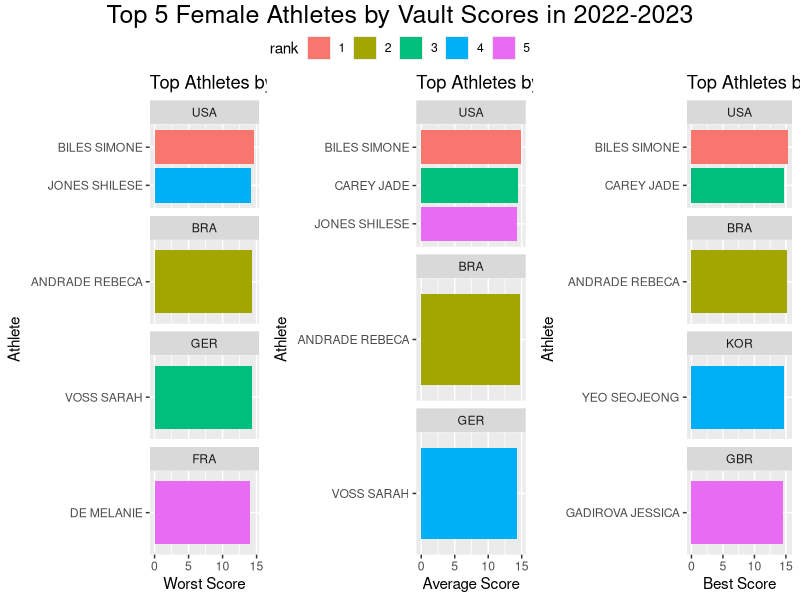
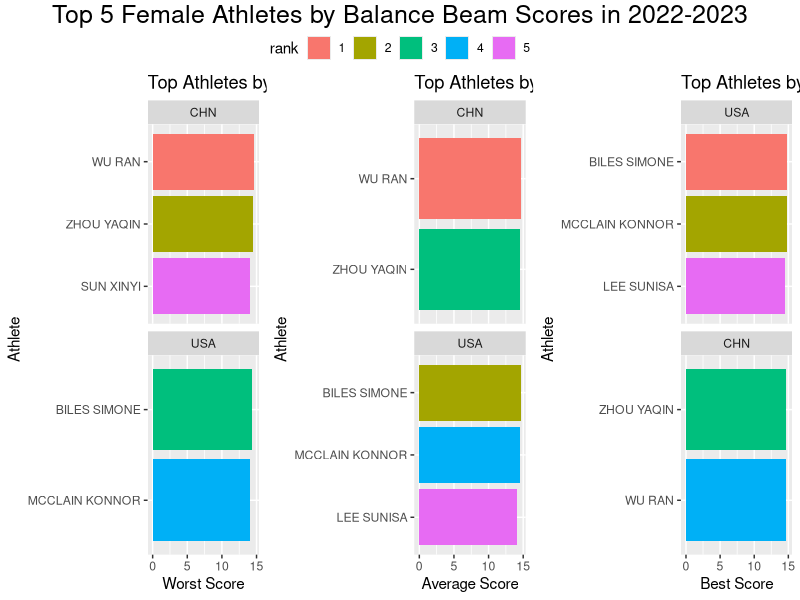
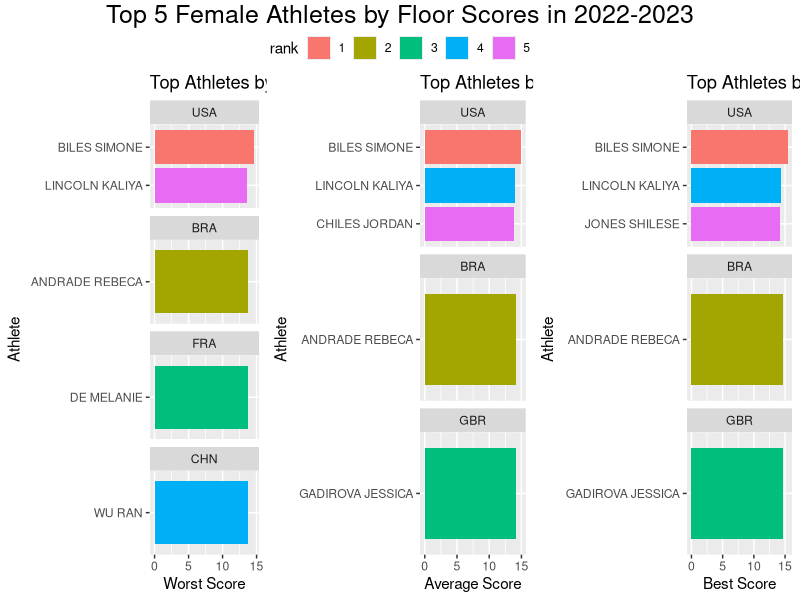
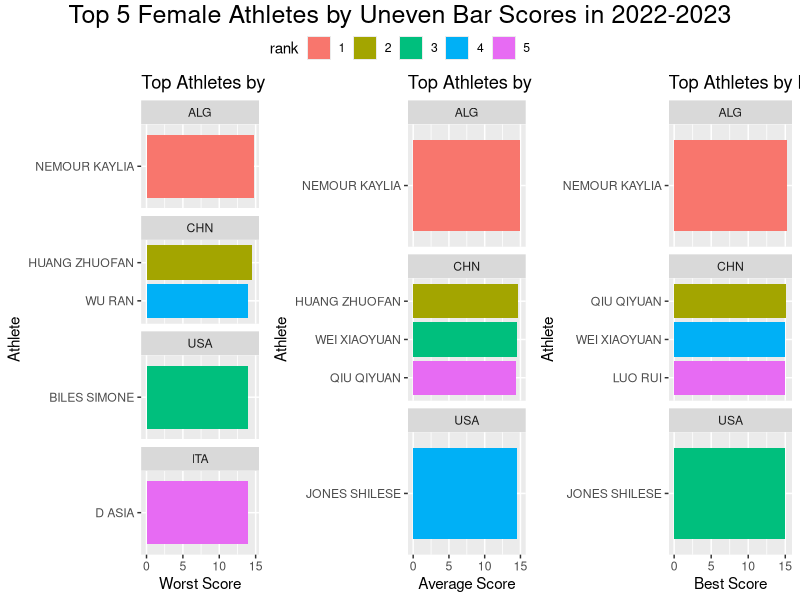
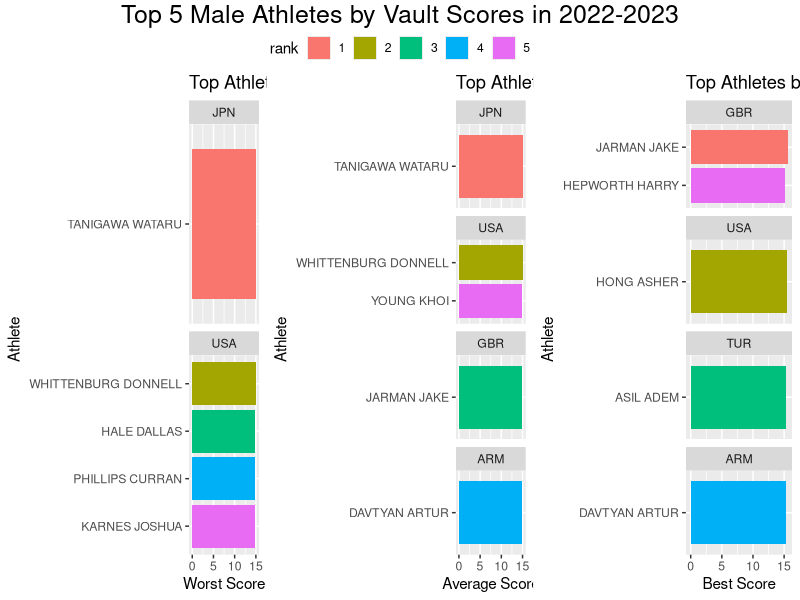
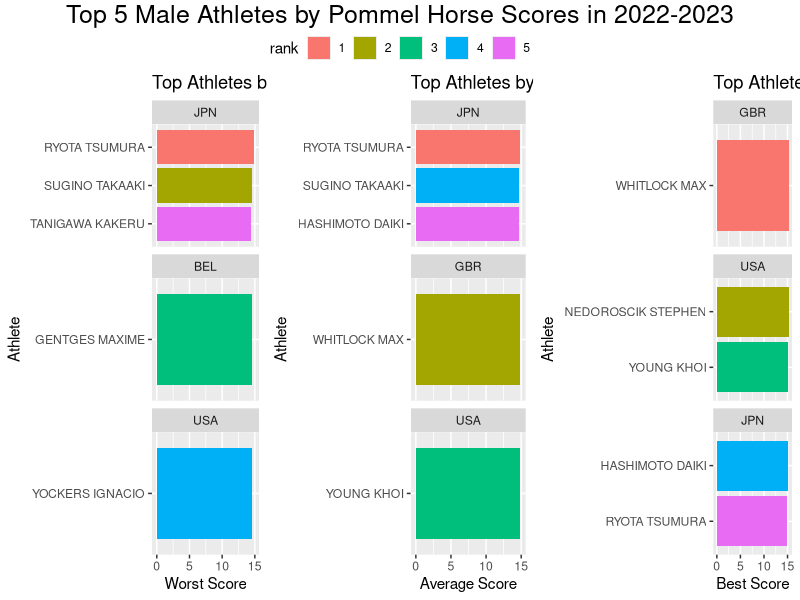
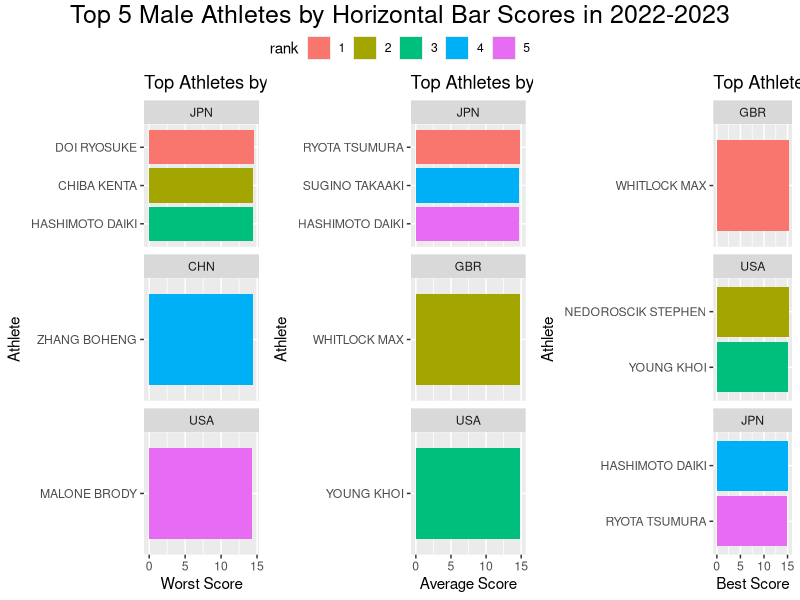
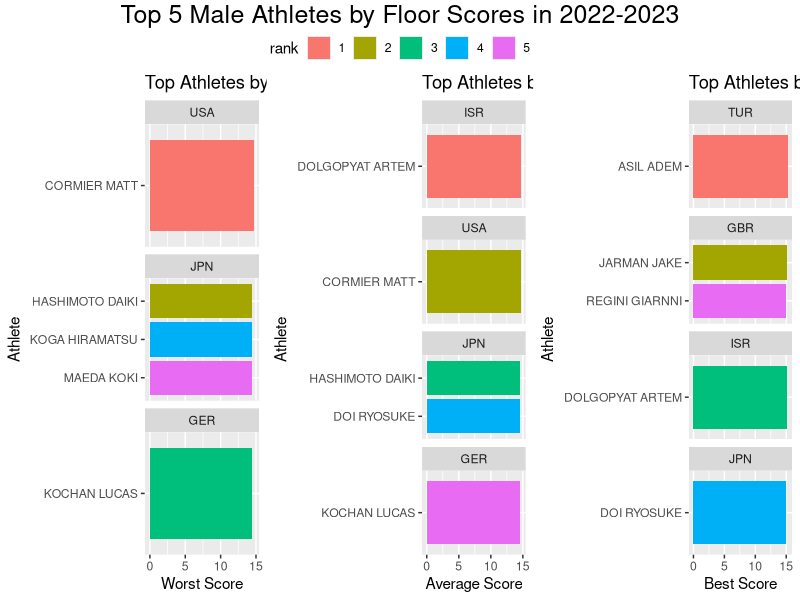

Write the R code that produced these figures, in order.
## ---- chunk 1
knitr::opts_chunk$set(echo = TRUE, message = F, warning = F)
## ---- chunk 2
library(tidyverse)
library(ggpubr)
## ---- chunk 3
women <- read.csv('cleaned data/restricted_women_2023.csv')
men <- read.csv('cleaned data/restricted_men_2023.csv')
all <- read.csv('cleaned data/full_data_2023.csv')
## ---- chunk 4
women_vt <- women%>%
  filter(stringr::str_like(Apparatus,'VT%') & Rank <= 5)
## ---- chunk 5
# best average scores
women_vt_summary <- women_vt %>%
  group_by(FullName, Country) %>%
  summarise(avg_score = mean(Score), min_score = min(Score), max_score = max(Score)) 

head(women_vt_summary)
## ---- chunk 6
vt_avg <- women_vt_summary %>%
  ungroup() %>%
  arrange(desc(avg_score)) %>%
  slice(1:5) %>%
  mutate(rank = ifelse(row_number() <= 5, row_number(), NA), rank = as.factor(rank)) %>%
  ggplot(aes(y= reorder(FullName, avg_score), x = avg_score, fill = rank)) +
  geom_col(stat = "identity") +
  labs(title = "Top Athletes by Average Score",
       y = "Athlete", x = "Average Score") +
  facet_wrap(~factor(Country, unique(Country)), ncol = 1, scales = "free_y") 

vt_best <- women_vt_summary %>%
  ungroup() %>%
  #group_by(Country) %>%
  arrange(desc(max_score)) %>%
  slice(1:5) %>%
  #ungroup() %>%
  #arrange(desc(min_score)) %>%
  mutate(rank = ifelse(row_number() <= 5, row_number(), NA), rank = as.factor(rank)) %>%
  ggplot(aes(y= reorder(FullName, max_score), x = max_score, fill = rank)) +
  geom_col(stat = "identity") +
  labs(title = "Top Athletes by Best Score",
       y = "Athlete", x = "Best Score") +
  facet_wrap(~factor(Country, unique(Country)), ncol = 1, scales = "free_y")

vt_worst <- women_vt_summary %>%
  ungroup() %>%
  #group_by(Country) %>%
  arrange(desc(min_score)) %>%
  slice(1:5) %>%
  #ungroup() %>%
  #arrange(desc(min_score)) %>%
  mutate(rank = ifelse(row_number() <= 5, row_number(), NA), rank = as.factor(rank)) %>%
  ggplot(aes(y= reorder(FullName, min_score), x = min_score, fill = rank)) +
  geom_col(stat = "identity") +
  labs(title = "Top Athletes by Worst Score",
       y = "Athlete", x = "Worst Score") +
  facet_wrap(~factor(Country, unique(Country)), ncol = 1, scales = "free_y") 
## ---- chunk 7
vt_eda <- ggpubr::ggarrange(vt_worst, vt_avg, vt_best, ncol = 3, common.legend = T)
vt_eda <- ggpubr::annotate_figure(vt_eda, top = text_grob("Top 5 Female Athletes by Vault Scores in 2022-2023", size = 18))
vt_eda
## ---- chunk 8
women_bb <- women%>%
  filter(stringr::str_like(Apparatus,'BB%'))
## ---- chunk 9
# best average scores
women_bb_summary <- women_bb %>%
  group_by(FullName, Country) %>%
  summarise(avg_score = mean(Score), min_score = min(Score), max_score = max(Score)) 

head(women_bb_summary)
## ---- chunk 10
bb_avg <- women_bb_summary %>%
  ungroup() %>%
  arrange(desc(avg_score)) %>%
  slice(1:5) %>%
  mutate(rank = ifelse(row_number() <= 5, row_number(), NA), rank = as.factor(rank)) %>%
  ggplot(aes(y= reorder(FullName, avg_score), x = avg_score, fill = rank)) +
  geom_col(stat = "identity") +
  labs(title = "Top Athletes by Average Score",
       y = "Athlete", x = "Average Score") +
  facet_wrap(~factor(Country, unique(Country)), ncol = 1, scales = "free_y") 

bb_best <- women_bb_summary %>%
  ungroup() %>%
  #group_by(Country) %>%
  arrange(desc(max_score)) %>%
  slice(1:5) %>%
  #ungroup() %>%
  #arrange(desc(min_score)) %>%
  mutate(rank = ifelse(row_number() <= 5, row_number(), NA), rank = as.factor(rank)) %>%
  ggplot(aes(y= reorder(FullName, max_score), x = max_score, fill = rank)) +
  geom_col(stat = "identity") +
  labs(title = "Top Athletes by Best Score",
       y = "Athlete", x = "Best Score") +
  facet_wrap(~factor(Country, unique(Country)), ncol = 1, scales = "free_y")

bb_worst <- women_bb_summary %>%
  ungroup() %>%
  #group_by(Country) %>%
  arrange(desc(min_score)) %>%
  slice(1:5) %>%
  #ungroup() %>%
  #arrange(desc(min_score)) %>%
  mutate(rank = ifelse(row_number() <= 5, row_number(), NA), rank = as.factor(rank)) %>%
  ggplot(aes(y= reorder(FullName, min_score), x = min_score, fill = rank)) +
  geom_col(stat = "identity") +
  labs(title = "Top Athletes by Worst Score",
       y = "Athlete", x = "Worst Score") +
  facet_wrap(~factor(Country, unique(Country)), ncol = 1, scales = "free_y") 
## ---- chunk 11
bb_eda <- ggpubr::ggarrange(bb_worst, bb_avg, bb_best, ncol = 3, common.legend = T)
bb_eda <- ggpubr::annotate_figure(bb_eda, top = text_grob("Top 5 Female Athletes by Balance Beam Scores in 2022-2023", size = 18))
bb_eda
## ---- chunk 12
women_fx <- women%>%
  filter(stringr::str_like(Apparatus,'FX%'))
## ---- chunk 13
# best average scores
women_fx_summary <- women_fx %>%
  group_by(FullName, Country) %>%
  summarise(avg_score = mean(Score), min_score = min(Score), max_score = max(Score)) 

head(women_fx_summary)
## ---- chunk 14
fx_avg <- women_fx_summary %>%
  ungroup() %>%
  arrange(desc(avg_score)) %>%
  slice(1:5) %>%
  mutate(rank = ifelse(row_number() <= 5, row_number(), NA), rank = as.factor(rank)) %>%
  ggplot(aes(y= reorder(FullName, avg_score), x = avg_score, fill = rank)) +
  geom_col(stat = "identity") +
  labs(title = "Top Athletes by Average Score",
       y = "Athlete", x = "Average Score") +
  facet_wrap(~factor(Country, unique(Country)), ncol = 1, scales = "free_y") 

fx_best <- women_fx_summary %>%
  ungroup() %>%
  #group_by(Country) %>%
  arrange(desc(max_score)) %>%
  slice(1:5) %>%
  #ungroup() %>%
  #arrange(desc(min_score)) %>%
  mutate(rank = ifelse(row_number() <= 5, row_number(), NA), rank = as.factor(rank)) %>%
  ggplot(aes(y= reorder(FullName, max_score), x = max_score, fill = rank)) +
  geom_col(stat = "identity") +
  labs(title = "Top Athletes by Best Score",
       y = "Athlete", x = "Best Score") +
  facet_wrap(~factor(Country, unique(Country)), ncol = 1, scales = "free_y")

fx_worst <- women_fx_summary %>%
  ungroup() %>%
  #group_by(Country) %>%
  arrange(desc(min_score)) %>%
  slice(1:5) %>%
  #ungroup() %>%
  #arrange(desc(min_score)) %>%
  mutate(rank = ifelse(row_number() <= 5, row_number(), NA), rank = as.factor(rank)) %>%
  ggplot(aes(y= reorder(FullName, min_score), x = min_score, fill = rank)) +
  geom_col(stat = "identity") +
  labs(title = "Top Athletes by Worst Score",
       y = "Athlete", x = "Worst Score") +
  facet_wrap(~factor(Country, unique(Country)), ncol = 1, scales = "free_y") 
## ---- chunk 15
fx_eda <- ggpubr::ggarrange(fx_worst, fx_avg, fx_best, ncol = 3, common.legend = T)
fx_eda <- ggpubr::annotate_figure(fx_eda, top = text_grob("Top 5 Female Athletes by Floor Scores in 2022-2023", size = 18))
fx_eda
## ---- chunk 16
women_ub <- women%>%
  filter(stringr::str_like(Apparatus,'UB%'))
## ---- chunk 17
# best average scores
women_ub_summary <- women_ub %>%
  group_by(FullName, Country) %>%
  summarise(avg_score = mean(Score), min_score = min(Score), max_score = max(Score)) 

head(women_ub_summary)
## ---- chunk 18
ub_avg <- women_ub_summary %>%
  ungroup() %>%
  arrange(desc(avg_score)) %>%
  slice(1:5) %>%
  mutate(rank = ifelse(row_number() <= 5, row_number(), NA), rank = as.factor(rank)) %>%
  ggplot(aes(y= reorder(FullName, avg_score), x = avg_score, fill = rank)) +
  geom_col(stat = "identity") +
  labs(title = "Top Athletes by Average Score",
       y = "Athlete", x = "Average Score") +
  facet_wrap(~factor(Country, unique(Country)), ncol = 1, scales = "free_y") 

ub_best <- women_ub_summary %>%
  ungroup() %>%
  #group_by(Country) %>%
  arrange(desc(max_score)) %>%
  slice(1:5) %>%
  #ungroup() %>%
  #arrange(desc(min_score)) %>%
  mutate(rank = ifelse(row_number() <= 5, row_number(), NA), rank = as.factor(rank)) %>%
  ggplot(aes(y= reorder(FullName, max_score), x = max_score, fill = rank)) +
  geom_col(stat = "identity") +
  labs(title = "Top Athletes by Best Score",
       y = "Athlete", x = "Best Score") +
  facet_wrap(~factor(Country, unique(Country)), ncol = 1, scales = "free_y")

ub_worst <- women_ub_summary %>%
  ungroup() %>%
  #group_by(Country) %>%
  arrange(desc(min_score)) %>%
  slice(1:5) %>%
  #ungroup() %>%
  #arrange(desc(min_score)) %>%
  mutate(rank = ifelse(row_number() <= 5, row_number(), NA), rank = as.factor(rank)) %>%
  ggplot(aes(y= reorder(FullName, min_score), x = min_score, fill = rank)) +
  geom_col(stat = "identity") +
  labs(title = "Top Athletes by Worst Score",
       y = "Athlete", x = "Worst Score") +
  facet_wrap(~factor(Country, unique(Country)), ncol = 1, scales = "free_y") 
## ---- chunk 19
ub_eda <- ggpubr::ggarrange(ub_worst, ub_avg, ub_best, ncol = 3, common.legend = T)
ub_eda <- ggpubr::annotate_figure(ub_eda, top = text_grob("Top 5 Female Athletes by Uneven Bar Scores in 2022-2023", size = 18))
ub_eda
## ---- chunk 20
men_vt <- men%>%
  filter(stringr::str_like(Apparatus,'VT%') & Rank <= 5)

men_vt_summary <- men_vt %>%
  group_by(FullName, Country) %>%
  summarise(avg_score = mean(Score), min_score = min(Score), max_score = max(Score)) 

head(men_vt_summary)
## ---- chunk 21
vt_avg <- men_vt_summary %>%
  ungroup() %>%
  arrange(desc(avg_score)) %>%
  slice(1:5) %>%
  mutate(rank = ifelse(row_number() <= 5, row_number(), NA), rank = as.factor(rank)) %>%
  ggplot(aes(y= reorder(FullName, avg_score), x = avg_score, fill = rank)) +
  geom_col(stat = "identity") +
  labs(title = "Top Athletes by Average Score",
       y = "Athlete", x = "Average Score") +
  facet_wrap(~factor(Country, unique(Country)), ncol = 1, scales = "free_y") 

vt_best <- men_vt_summary %>%
  ungroup() %>%
  #group_by(Country) %>%
  arrange(desc(max_score)) %>%
  slice(1:5) %>%
  #ungroup() %>%
  #arrange(desc(min_score)) %>%
  mutate(rank = ifelse(row_number() <= 5, row_number(), NA), rank = as.factor(rank)) %>%
  ggplot(aes(y= reorder(FullName, max_score), x = max_score, fill = rank)) +
  geom_col(stat = "identity") +
  labs(title = "Top Athletes by Best Score",
       y = "Athlete", x = "Best Score") +
  facet_wrap(~factor(Country, unique(Country)), ncol = 1, scales = "free_y")

vt_worst <- men_vt_summary %>%
  ungroup() %>%
  #group_by(Country) %>%
  arrange(desc(min_score)) %>%
  slice(1:5) %>%
  #ungroup() %>%
  #arrange(desc(min_score)) %>%
  mutate(rank = ifelse(row_number() <= 5, row_number(), NA), rank = as.factor(rank)) %>%
  ggplot(aes(y= reorder(FullName, min_score), x = min_score, fill = rank)) +
  geom_col(stat = "identity") +
  labs(title = "Top Athletes by Worst Score",
       y = "Athlete", x = "Worst Score") +
  facet_wrap(~factor(Country, unique(Country)), ncol = 1, scales = "free_y") 
## ---- chunk 22
vt_eda <- ggpubr::ggarrange(vt_worst, vt_avg, vt_best, ncol = 3, common.legend = T)
vt_eda <- ggpubr::annotate_figure(vt_eda, top = text_grob("Top 5 Male Athletes by Vault Scores in 2022-2023", size = 18))
vt_eda
## ---- chunk 23
men_ph <- men%>%
  filter(stringr::str_like(Apparatus,'PH%') & Rank <= 5)

men_ph_summary <- men_ph %>%
  group_by(FullName, Country) %>%
  summarise(avg_score = mean(Score), min_score = min(Score), max_score = max(Score)) 

head(men_ph_summary)
## ---- chunk 24
ph_avg <- men_ph_summary %>%
  ungroup() %>%
  arrange(desc(avg_score)) %>%
  slice(1:5) %>%
  mutate(rank = ifelse(row_number() <= 5, row_number(), NA), rank = as.factor(rank)) %>%
  ggplot(aes(y= reorder(FullName, avg_score), x = avg_score, fill = rank)) +
  geom_col(stat = "identity") +
  labs(title = "Top Athletes by Average Score",
       y = "Athlete", x = "Average Score") +
  facet_wrap(~factor(Country, unique(Country)), ncol = 1, scales = "free_y") 

ph_best <- men_ph_summary %>%
  ungroup() %>%
  #group_by(Country) %>%
  arrange(desc(max_score)) %>%
  slice(1:5) %>%
  #ungroup() %>%
  #arrange(desc(min_score)) %>%
  mutate(rank = ifelse(row_number() <= 5, row_number(), NA), rank = as.factor(rank)) %>%
  ggplot(aes(y= reorder(FullName, max_score), x = max_score, fill = rank)) +
  geom_col(stat = "identity") +
  labs(title = "Top Athletes by Best Score",
       y = "Athlete", x = "Best Score") +
  facet_wrap(~factor(Country, unique(Country)), ncol = 1, scales = "free_y")

ph_worst <- men_ph_summary %>%
  ungroup() %>%
  #group_by(Country) %>%
  arrange(desc(min_score)) %>%
  slice(1:5) %>%
  #ungroup() %>%
  #arrange(desc(min_score)) %>%
  mutate(rank = ifelse(row_number() <= 5, row_number(), NA), rank = as.factor(rank)) %>%
  ggplot(aes(y= reorder(FullName, min_score), x = min_score, fill = rank)) +
  geom_col(stat = "identity") +
  labs(title = "Top Athletes by Worst Score",
       y = "Athlete", x = "Worst Score") +
  facet_wrap(~factor(Country, unique(Country)), ncol = 1, scales = "free_y") 
## ---- chunk 25
ph_eda <- ggpubr::ggarrange(ph_worst, ph_avg, ph_best, ncol = 3, common.legend = T)
ph_eda <- ggpubr::annotate_figure(ph_eda, top = text_grob("Top 5 Male Athletes by Pommel Horse Scores in 2022-2023", size = 18))
ph_eda
## ---- chunk 26
men_hb <- men%>%
  filter(stringr::str_like(Apparatus,'HB%') & Rank <= 5)

men_hb_summary <- men_hb %>%
  group_by(FullName, Country) %>%
  summarise(avg_score = mean(Score), min_score = min(Score), max_score = max(Score)) 

head(men_hb_summary)
## ---- chunk 27
hb_avg <- men_hb_summary %>%
  ungroup() %>%
  arrange(desc(avg_score)) %>%
  slice(1:5) %>%
  mutate(rank = ifelse(row_number() <= 5, row_number(), NA), rank = as.factor(rank)) %>%
  ggplot(aes(y= reorder(FullName, avg_score), x = avg_score, fill = rank)) +
  geom_col(stat = "identity") +
  labs(title = "Top Athletes by Average Score",
       y = "Athlete", x = "Average Score") +
  facet_wrap(~factor(Country, unique(Country)), ncol = 1, scales = "free_y") 

hb_best <- men_hb_summary %>%
  ungroup() %>%
  #group_by(Country) %>%
  arrange(desc(max_score)) %>%
  slice(1:5) %>%
  #ungroup() %>%
  #arrange(desc(min_score)) %>%
  mutate(rank = ifelse(row_number() <= 5, row_number(), NA), rank = as.factor(rank)) %>%
  ggplot(aes(y= reorder(FullName, max_score), x = max_score, fill = rank)) +
  geom_col(stat = "identity") +
  labs(title = "Top Athletes by Best Score",
       y = "Athlete", x = "Best Score") +
  facet_wrap(~factor(Country, unique(Country)), ncol = 1, scales = "free_y")

hb_worst <- men_hb_summary %>%
  ungroup() %>%
  #group_by(Country) %>%
  arrange(desc(min_score)) %>%
  slice(1:5) %>%
  #ungroup() %>%
  #arrange(desc(min_score)) %>%
  mutate(rank = ifelse(row_number() <= 5, row_number(), NA), rank = as.factor(rank)) %>%
  ggplot(aes(y= reorder(FullName, min_score), x = min_score, fill = rank)) +
  geom_col(stat = "identity") +
  labs(title = "Top Athletes by Worst Score",
       y = "Athlete", x = "Worst Score") +
  facet_wrap(~factor(Country, unique(Country)), ncol = 1, scales = "free_y") 
## ---- chunk 28
hb_eda <- ggpubr::ggarrange(hb_worst, ph_avg, ph_best, ncol = 3, common.legend = T)
hb_eda <- ggpubr::annotate_figure(hb_eda, top = text_grob("Top 5 Male Athletes by Horizontal Bar Scores in 2022-2023", size = 18))
hb_eda
## ---- chunk 29
men_fx <- men%>%
  filter(stringr::str_like(Apparatus,'FX%') & Rank <= 5)

men_fx_summary <- men_fx %>%
  group_by(FullName, Country) %>%
  summarise(avg_score = mean(Score), min_score = min(Score), max_score = max(Score)) 

head(men_fx_summary)
## ---- chunk 30
fx_avg <- men_fx_summary %>%
  ungroup() %>%
  arrange(desc(avg_score)) %>%
  slice(1:5) %>%
  mutate(rank = ifelse(row_number() <= 5, row_number(), NA), rank = as.factor(rank)) %>%
  ggplot(aes(y= reorder(FullName, avg_score), x = avg_score, fill = rank)) +
  geom_col(stat = "identity") +
  labs(title = "Top Athletes by Average Score",
       y = "Athlete", x = "Average Score") +
  facet_wrap(~factor(Country, unique(Country)), ncol = 1, scales = "free_y") 

fx_best <- men_fx_summary %>%
  ungroup() %>%
  #group_by(Country) %>%
  arrange(desc(max_score)) %>%
  slice(1:5) %>%
  #ungroup() %>%
  #arrange(desc(min_score)) %>%
  mutate(rank = ifelse(row_number() <= 5, row_number(), NA), rank = as.factor(rank)) %>%
  ggplot(aes(y= reorder(FullName, max_score), x = max_score, fill = rank)) +
  geom_col(stat = "identity") +
  labs(title = "Top Athletes by Best Score",
       y = "Athlete", x = "Best Score") +
  facet_wrap(~factor(Country, unique(Country)), ncol = 1, scales = "free_y")

fx_worst <- men_fx_summary %>%
  ungroup() %>%
  #group_by(Country) %>%
  arrange(desc(min_score)) %>%
  slice(1:5) %>%
  #ungroup() %>%
  #arrange(desc(min_score)) %>%
  mutate(rank = ifelse(row_number() <= 5, row_number(), NA), rank = as.factor(rank)) %>%
  ggplot(aes(y= reorder(FullName, min_score), x = min_score, fill = rank)) +
  geom_col(stat = "identity") +
  labs(title = "Top Athletes by Worst Score",
       y = "Athlete", x = "Worst Score") +
  facet_wrap(~factor(Country, unique(Country)), ncol = 1, scales = "free_y") 
## ---- chunk 31
fx_eda <- ggpubr::ggarrange(fx_worst, fx_avg, fx_best, ncol = 3, common.legend = T)
fx_eda <- ggpubr::annotate_figure(fx_eda, top = text_grob("Top 5 Male Athletes by Floor Scores in 2022-2023", size = 18))
fx_eda
## ---- chunk 32
men_pb <- men%>%
  filter(stringr::str_like(Apparatus,'PB%') & Rank <= 5)

men_pb_summary <- men_pb %>%
  group_by(FullName, Country) %>%
  summarise(avg_score = mean(Score), min_score = min(Score), max_score = max(Score)) 

head(men_pb_summary)
## ---- chunk 33
pb_avg <- men_pb_summary %>%
  ungroup() %>%
  arrange(desc(avg_score)) %>%
  slice(1:5) %>%
  mutate(rank = ifelse(row_number() <= 5, row_number(), NA), rank = as.factor(rank)) %>%
  ggplot(aes(y= reorder(FullName, avg_score), x = avg_score, fill = rank)) +
  geom_col(stat = "identity") +
  labs(title = "Top Athletes by Average Score",
       y = "Athlete", x = "Average Score") +
  facet_wrap(~factor(Country, unique(Country)), ncol = 1, scales = "free_y") 

pb_best <- men_pb_summary %>%
  ungroup() %>%
  #group_by(Country) %>%
  arrange(desc(max_score)) %>%
  slice(1:5) %>%
  #ungroup() %>%
  #arrange(desc(min_score)) %>%
  mutate(rank = ifelse(row_number() <= 5, row_number(), NA), rank = as.factor(rank)) %>%
  ggplot(aes(y= reorder(FullName, max_score), x = max_score, fill = rank)) +
  geom_col(stat = "identity") +
  labs(title = "Top Athletes by Best Score",
       y = "Athlete", x = "Best Score") +
  facet_wrap(~factor(Country, unique(Country)), ncol = 1, scales = "free_y")

pb_worst <- men_pb_summary %>%
  ungroup() %>%
  #group_by(Country) %>%
  arrange(desc(min_score)) %>%
  slice(1:5) %>%
  #ungroup() %>%
  #arrange(desc(min_score)) %>%
  mutate(rank = ifelse(row_number() <= 5, row_number(), NA), rank = as.factor(rank)) %>%
  ggplot(aes(y= reorder(FullName, min_score), x = min_score, fill = rank)) +
  geom_col(stat = "identity") +
  labs(title = "Top Athletes by Worst Score",
       y = "Athlete", x = "Worst Score") +
  facet_wrap(~factor(Country, unique(Country)), ncol = 1, scales = "free_y") 
## ---- chunk 34
pb_eda <- ggpubr::ggarrange(pb_worst, pb_avg, pb_best, ncol = 3, common.legend = T)
pb_eda <- ggpubr::annotate_figure(pb_eda, top = text_grob("Top 5 Male Athletes by Parallel Bar Scores in 2022-2023", size = 18))
pb_eda
## ---- chunk 35
men_sr <- men%>%
  filter(stringr::str_like(Apparatus,'PB%') & Rank <= 5)

men_sr_summary <- men_sr %>%
  group_by(FullName, Country) %>%
  summarise(avg_score = mean(Score), min_score = min(Score), max_score = max(Score)) 

head(men_sr_summary)
## ---- chunk 36
sr_avg <- men_sr_summary %>%
  ungroup() %>%
  arrange(desc(avg_score)) %>%
  slice(1:5) %>%
  mutate(rank = ifelse(row_number() <= 5, row_number(), NA), rank = as.factor(rank)) %>%
  ggplot(aes(y= reorder(FullName, avg_score), x = avg_score, fill = rank)) +
  geom_col(stat = "identity") +
  labs(title = "Top Athletes by Average Score",
       y = "Athlete", x = "Average Score") +
  facet_wrap(~factor(Country, unique(Country)), ncol = 1, scales = "free_y") 

sr_best <- men_sr_summary %>%
  ungroup() %>%
  #group_by(Country) %>%
  arrange(desc(max_score)) %>%
  slice(1:5) %>%
  #ungroup() %>%
  #arrange(desc(min_score)) %>%
  mutate(rank = ifelse(row_number() <= 5, row_number(), NA), rank = as.factor(rank)) %>%
  ggplot(aes(y= reorder(FullName, max_score), x = max_score, fill = rank)) +
  geom_col(stat = "identity") +
  labs(title = "Top Athletes by Best Score",
       y = "Athlete", x = "Best Score") +
  facet_wrap(~factor(Country, unique(Country)), ncol = 1, scales = "free_y")

sr_worst <- men_sr_summary %>%
  ungroup() %>%
  #group_by(Country) %>%
  arrange(desc(min_score)) %>%
  slice(1:5) %>%
  #ungroup() %>%
  #arrange(desc(min_score)) %>%
  mutate(rank = ifelse(row_number() <= 5, row_number(), NA), rank = as.factor(rank)) %>%
  ggplot(aes(y= reorder(FullName, min_score), x = min_score, fill = rank)) +
  geom_col(stat = "identity") +
  labs(title = "Top Athletes by Worst Score",
       y = "Athlete", x = "Worst Score") +
  facet_wrap(~factor(Country, unique(Country)), ncol = 1, scales = "free_y") 
## ---- chunk 37
sr_eda <- ggpubr::ggarrange(sr_worst, sr_avg, sr_best, ncol = 3, common.legend = T)
  sr_eda <- ggpubr::annotate_figure(sr_eda, top = text_grob("Top 5 Male Athletes by Still Ring Scores in 2022-2023", size = 18))
sr_eda
